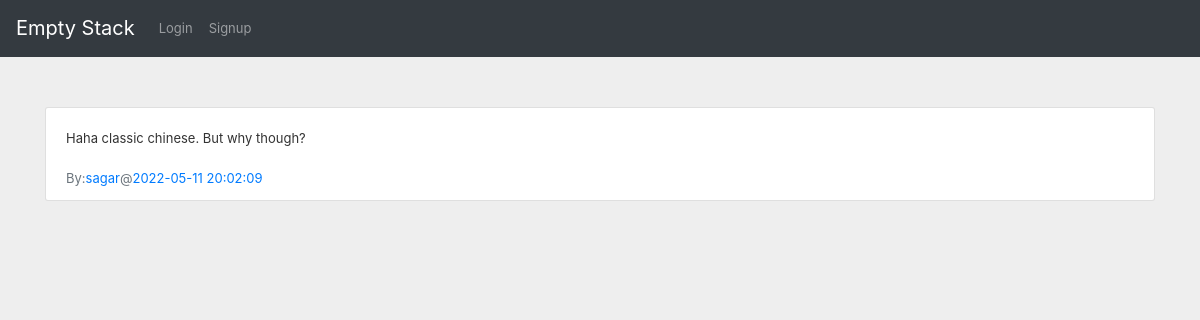
/show_questions, run on an earlier commit of the app's database.
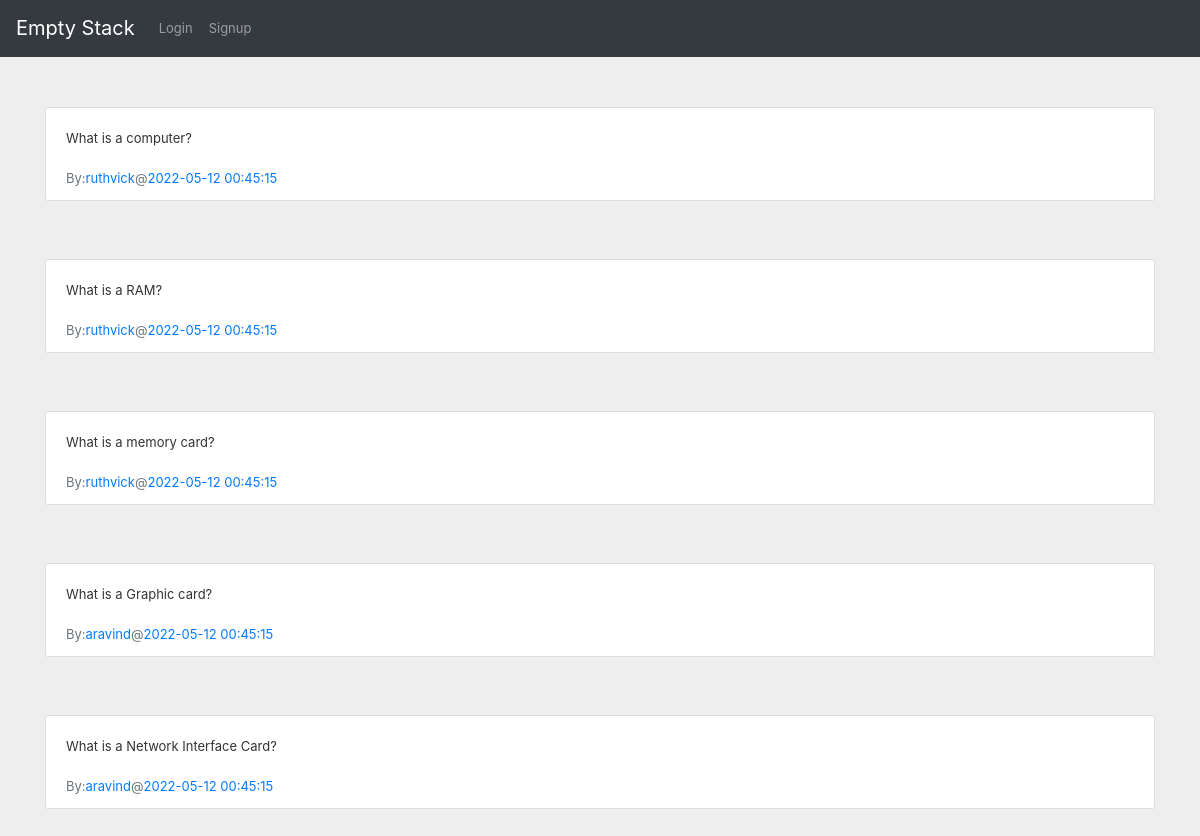
And on a later commit of the database.
### app.py (models this page shows)
class Questions(db.Model):
    questionid = db.Column(db.Integer, autoincrement=True, primary_key=True)
    userid = db.Column(db.Integer, ForeignKey(Users.userid))
    tagid = db.Column(db.Integer, ForeignKey(Tags.tagid))
    title = db.Column(db.Text)
    question = db.Column(db.Text)
    timeposted = db.Column(db.DateTime, server_default=func.now())
    resolved = db.Column(db.Boolean, default=False)

class Users(db.Model):
    userid = db.Column(db.Integer, primary_key=True, autoincrement=True)
    username = db.Column(db.String, unique=True)
    firstname = db.Column(db.String)
    lastname = db.Column(db.String)
    email = db.Column(db.String)
    phone = db.Column(db.String)
    profile = db.Column(db.Text)
    rating = db.Column(db.Integer, default=0)
    city = db.Column(db.String)
    state = db.Column(db.String)
    country = db.Column(db.String)

### app.py (the view)
@app.route('/show_questions', methods=['GET', 'POST'])
def show_questions():
    search_string = "What is"
    questions = Questions.query.all()
    index = 0
    usernames = []
    for question in questions:
        if search_string not in question.question:
            print(index)
            questions.pop(index)
        else:
            index += 1
    for question in questions:
        user = Users.query.filter_by(userid=question.userid).first()
        usernames.append(user.username)
    return render_template('questions.html', questions=questions, usernames=usernames)

### templates/questions.html (shortened to what this page needs)
{% extends "base.html" %}
{% import "bootstrap/wtf.html" as wtf %}
{% block styles %}
<link rel="stylesheet" href="{{url_for('.static', filename='css/answers.css')}}">
{% endblock %}
{% block content %}
    {% for question in questions %}
        <div class="container d-flex justify-content-center mt-50 mb-50">
            <div class="w-100 overflow-auto order-2 order-md-1">
                <div class="card-group-control card-group-control-right">
                    <div class="card mb-2 w-100">
                        <div class="collapse show" >
                            <div class="card-body">
                                {{ question.question }}
                            </div>
                            <div class="card-footer bg-transparent d-sm-flex align-items-sm-center border-top-0 pt-0">
                                <span class="text-muted">By: </span><span class="text-primary">{{ usernames[loop.index-1] }}</span>
                                <span class="text-muted">@</span><span class="text-primary">{{ question.timeposted }}</span>
                            </div>
                        </div>
                    </div>
                </div>
            </div>
        </div>
    {% endfor %}
{% endblock %}

What changed in the data, as far as the page shows it:
removed Questions: question "Haha classic chinese. But why though?", timeposted "2022-05-11 20:02:09"
no longer on this page (row unchanged): Users: username "sagar"
now on this page (row edited): Questions: question "What is a computer?", timeposted "2022-05-12 00:45:15"
now on this page (row unchanged): Users: username "ruthvick"
added Questions: question "What is a RAM?", timeposted "2022-05-12 00:45:15"
added Questions: question "What is a memory card?", timeposted "2022-05-12 00:45:15"
added Questions: question "What is a Graphic card?", timeposted "2022-05-12 00:45:15"
now on this page (row unchanged): Users: username "aravind"
added Questions: question "What is a Network Interface Card?", timeposted "2022-05-12 00:45:15"
